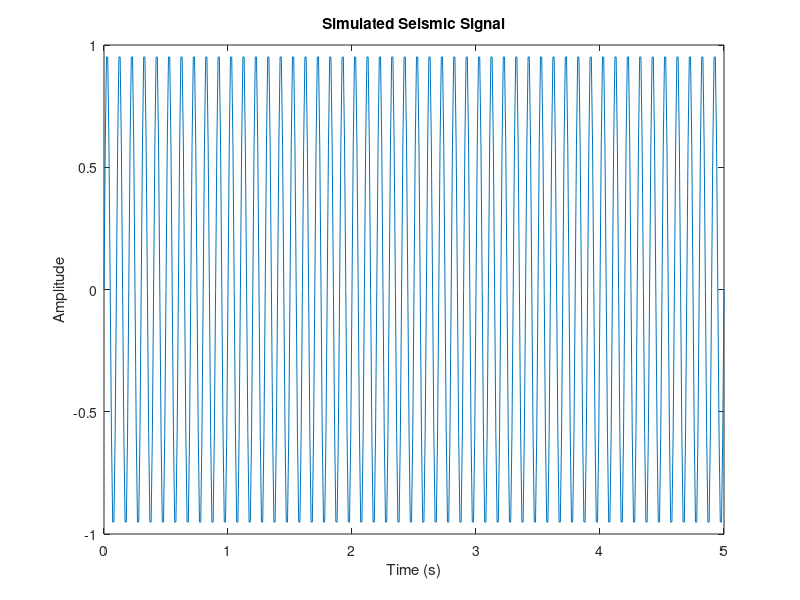

The MATLAB script that drew this image:
% process_data.m
% Dummy MATLAB script for seismic signal processing

disp('Loading seismic data...');

% Simulasi data
fs = 100;                     % Sampling frequency
t = 0:1/fs:5;                 % Time vector
signal = sin(2*pi*10*t);      % Simulated seismic signal (10 Hz)

% Plot sinyal
figure;
plot(t, signal);
title('Simulated Seismic Signal');
xlabel('Time (s)');
ylabel('Amplitude');

disp('Signal processing complete.');
